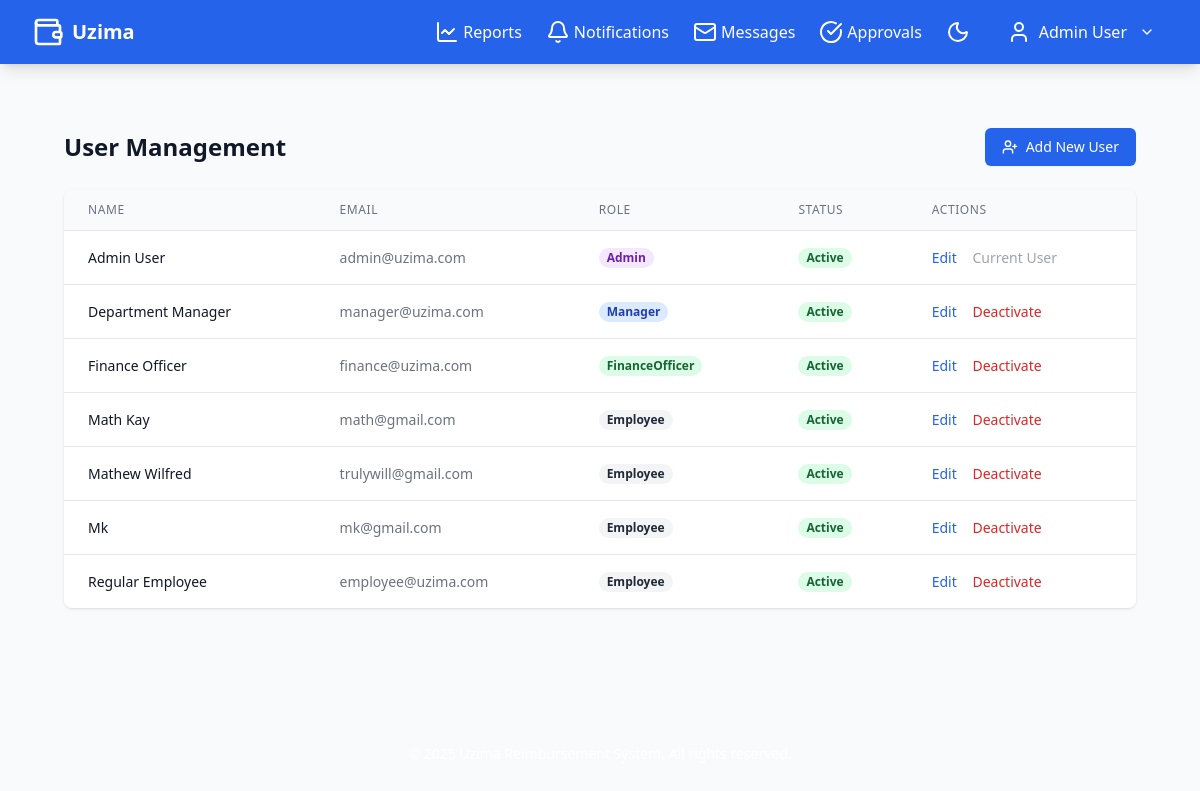
Before: /admin/users.php (signed in) with the older database file.
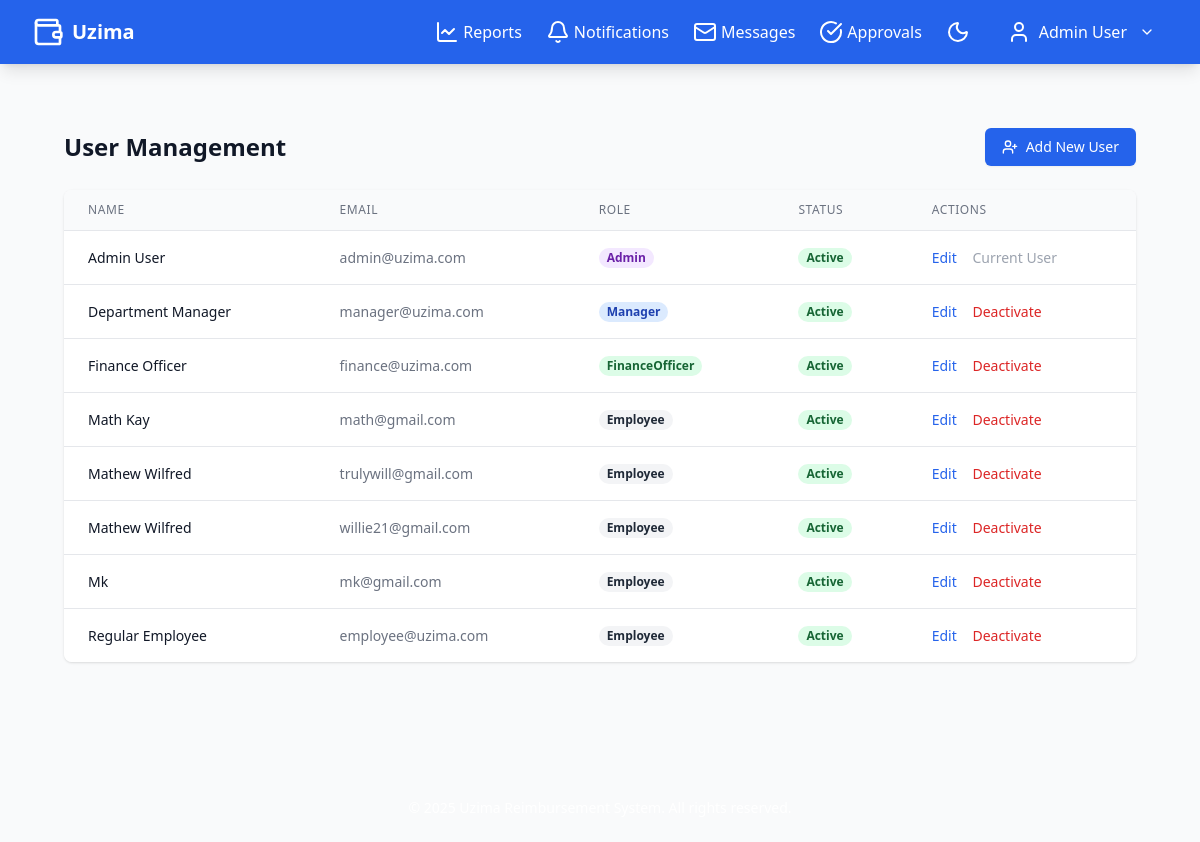
After: the same page with the newer database file.
### tables this page shows
CREATE TABLE users (
                userID INTEGER PRIMARY KEY AUTOINCREMENT,
                employeeID TEXT UNIQUE,
                fullName TEXT NOT NULL,
                email TEXT NOT NULL UNIQUE,
                password TEXT NOT NULL,
                department_id INTEGER,
                position TEXT,
                role TEXT NOT NULL DEFAULT 'Employee',
                hire_date TEXT,
                contact_number TEXT,
                profile_image TEXT DEFAULT 'assets/images/default_profile.png',
                total_reimbursement NUMERIC DEFAULT 0.00,
                budget_limit NUMERIC DEFAULT NULL,
                is_active INTEGER DEFAULT 1,
                last_login TEXT,
                created_at TIMESTAMP DEFAULT CURRENT_TIMESTAMP,
                updated_at TIMESTAMP DEFAULT CURRENT_TIMESTAMP
            );

### admin/users.php (the view, shortened to what this page needs)
<?php
include '../config.php';
try {
    $stmt = $pdo->query("SELECT * FROM users ORDER BY fullName");
    $users = $stmt->fetchAll();
} catch (PDOException $e) {
    error_log("Error fetching users: " . $e->getMessage());
    $error = "Could not retrieve users. Please try again later.";
    $users = [];
}
include '../includes/header.php';
?>
<div class="max-w-7xl mx-auto px-4 sm:px-6 lg:px-8 py-8">
    <div class="mb-6 flex justify-between items-center">
        <h1 class="text-2xl font-bold text-gray-900 dark:text-white">User Management</h1>
        <button id="newUserBtn" class="inline-flex items-center px-4 py-2 border border-transparent text-sm font-medium rounded-md shadow-sm text-white bg-blue-600 hover:bg-blue-700 focus:outline-none focus:ring-2 focus:ring-offset-2 focus:ring-blue-500">
            <i data-lucide="user-plus" class="h-4 w-4 mr-2"></i>
            Add New User
        </button>
    </div>
    <div class="bg-white dark:bg-gray-800 shadow overflow-hidden rounded-lg">
        <div class="overflow-x-auto">
            <table class="min-w-full divide-y divide-gray-200 dark:divide-gray-700">
                <thead class="bg-gray-50 dark:bg-gray-700">
                    <tr>
                        <th scope="col" class="px-6 py-3 text-left text-xs font-medium text-gray-500 dark:text-gray-300 uppercase tracking-wider">Name</th>
                        <th scope="col" class="px-6 py-3 text-left text-xs font-medium text-gray-500 dark:text-gray-300 uppercase tracking-wider">Email</th>
                        <th scope="col" class="px-6 py-3 text-left text-xs font-medium text-gray-500 dark:text-gray-300 uppercase tracking-wider">Role</th>
                        <th scope="col" class="px-6 py-3 text-left text-xs font-medium text-gray-500 dark:text-gray-300 uppercase tracking-wider">Status</th>
                        <th scope="col" class="px-6 py-3 text-left text-xs font-medium text-gray-500 dark:text-gray-300 uppercase tracking-wider">Actions</th>
                    </tr>
                </thead>
                <tbody class="bg-white dark:bg-gray-800 divide-y divide-gray-200 dark:divide-gray-700">
                    <?php if (empty($users)): ?>
                        <tr>
                            <td colspan="5" class="px-6 py-4 text-center text-gray-500 dark:text-gray-400">
                                No users found
                            </td>
                        </tr>
                    <?php else: ?>
                        <?php foreach ($users as $user): ?>
                            <tr class="hover:bg-gray-50 dark:hover:bg-gray-700">
                                <td class="px-6 py-4 whitespace-nowrap text-sm font-medium text-gray-900 dark:text-white">
                                    <?= htmlspecialchars($user['fullName']) ?>
                                </td>
                                <td class="px-6 py-4 whitespace-nowrap text-sm text-gray-500 dark:text-gray-300">
                                    <?= htmlspecialchars($user['email']) ?>
                                </td>
                                <td class="px-6 py-4 whitespace-nowrap text-sm text-gray-500 dark:text-gray-300">
                                    <span class="px-2 inline-flex text-xs leading-5 font-semibold rounded-full <?= getRoleBadgeClass($user['role']) ?>">
                                        <?= $user['role'] ?>
                                    </span>
                                </td>
                                <td class="px-6 py-4 whitespace-nowrap text-sm text-gray-500 dark:text-gray-300">
                                    <?php if ($user['is_active']): ?>
                                        <span class="px-2 inline-flex text-xs leading-5 font-semibold rounded-full bg-green-100 text-green-800 dark:bg-green-800 dark:text-green-100">
                                            Active
                                        </span>
                                    <?php else: ?>
                                        <span class="px-2 inline-flex text-xs leading-5 font-semibold rounded-full bg-red-100 text-red-800 dark:bg-red-800 dark:text-red-100">
                                            Inactive
                                        </span>
                                    <?php endif; ?>
                                </td>
                                <td class="px-6 py-4 whitespace-nowrap text-sm text-gray-500 dark:text-gray-300">
                                    <button
                                        class="editUserBtn text-blue-600 dark:text-blue-400 hover:underline mr-3"
                                        data-user-id="<?= $user['userID'] ?>"
                                        data-user-name="<?= htmlspecialchars($user['fullName']) ?>"
                                        data-user-email="<?= htmlspecialchars($user['email']) ?>"
                                        data-user-role="<?= $user['role'] ?>"
                                    >
                                        Edit
                                    </button>
                                    <?php if ($user['userID'] != $_SESSION['user_id']): ?>
                                        <?php if ($user['is_active']): ?>
                                            <form method="POST" class="inline">
                                                <button type="submit" class="text-red-600 dark:text-red-400 hover:underline">
                                                    Deactivate
                                                </button>
                                            </form>
                                        <?php endif; ?>
                                    <?php else: ?>
                                        <span class="text-gray-400 dark:text-gray-500">Current User</span>
                                    <?php endif; ?>
                                </td>
                            </tr>
                        <?php endforeach; ?>
                    <?php endif; ?>
                </tbody>
            </table>
        </div>
    </div>
</div>
<?php
function getRoleBadgeClass($role) {
    switch ($role) {
        case 'Admin':
            return 'bg-purple-100 text-purple-800 dark:bg-purple-800 dark:text-purple-100';
        case 'FinanceOfficer':
            return 'bg-green-100 text-green-800 dark:bg-green-800 dark:text-green-100';
        case 'Manager':
            return 'bg-blue-100 text-blue-800 dark:bg-blue-800 dark:text-blue-100';
        case 'Employee':
            return 'bg-gray-100 text-gray-800 dark:bg-gray-700 dark:text-gray-300';
    }
}
include '../includes/footer.php';
?>

### includes/header.php (shortened to what this page needs)
<!DOCTYPE html>
<html lang="en" class="<?= isset($_COOKIE['theme']) ? $_COOKIE['theme'] : 'light' ?>">
<head>
    <script src="https://cdn.tailwindcss.com"></script>
</head>
<body class="bg-gray-50 dark:bg-gray-900 transition-colors">
<nav class="bg-blue-600 dark:bg-gray-800 text-white shadow-lg">
    <div class="max-w-7xl mx-auto px-4 sm:px-6 lg:px-8">
        <div class="flex justify-between h-16 items-center">
            <a href="<?php echo getRelativePathToRoot(); ?>dashboard.php" class="flex items-center gap-2">
                <i data-lucide="wallet" class="w-8 h-8"></i>
                <span class="text-xl font-bold">Uzima</span>
            </a>
            <div class="flex items-center gap-6">
                <a href="reports.php" class="hover:text-blue-200 flex items-center gap-1">
                    <i data-lucide="line-chart"></i> Reports
                </a>
                <a href="notifications.php" class="hover:text-blue-200 flex items-center gap-1">
                    <i data-lucide="bell"></i> Notifications
                </a>
                <a href="messages.php" class="hover:text-blue-200 flex items-center gap-1">
                    <i data-lucide="mail"></i> Messages
                </a>
                <a href="approvals.php" class="hover:text-blue-200 flex items-center gap-1">
                    <i data-lucide="check-circle"></i> Approvals
                </a>
                <button id="themeToggle" class="hover:text-blue-200 flex items-center gap-1" aria-label="Toggle dark mode">
                    <i data-lucide="moon" class="dark:hidden"></i>
                </button>
                <div class="relative">
                    <button id="userDropdownButton" class="flex items-center gap-2 px-3 py-2 rounded-md border border-transparent hover:bg-blue-700 hover:text-white transition-colors focus:outline-none">
                        <i data-lucide="user"></i> <?= $_SESSION['fullName'] ?>
                        <i data-lucide="chevron-down" class="h-4 w-4 ml-1"></i>
                    </button>
                </div>
            </div>
        </div>
    </div>
</nav>
<main class="max-w-7xl mx-auto px-4 sm:px-6 lg:px-8 py-8">
<?php
function getRelativePathToRoot() {
    $currentPath = $_SERVER['SCRIPT_NAME'];
    $dirLevels = substr_count($currentPath, '/') - 1;
    if ($dirLevels <= 0) {
        return './';
    } else {
        return str_repeat('../', $dirLevels);
    }
}
?>

### includes/footer.php (shortened to what this page needs)
</main>
<footer class="theme-blue dark:bg-gray-800 text-white py-6 mt-12">
    <div class="max-w-7xl mx-auto px-4 sm:px-6 lg:px-8 text-center">
        <p class="text-sm">&copy; <?= date('Y') ?> Uzima Reimbursement System. All rights reserved.</p>
    </div>
</footer>
</body>
</html>

Changed rows visible on the page:
added users: fullName "Mathew Wilfred", email "willie21@gmail.com", role "Employee", is_active "Active"
